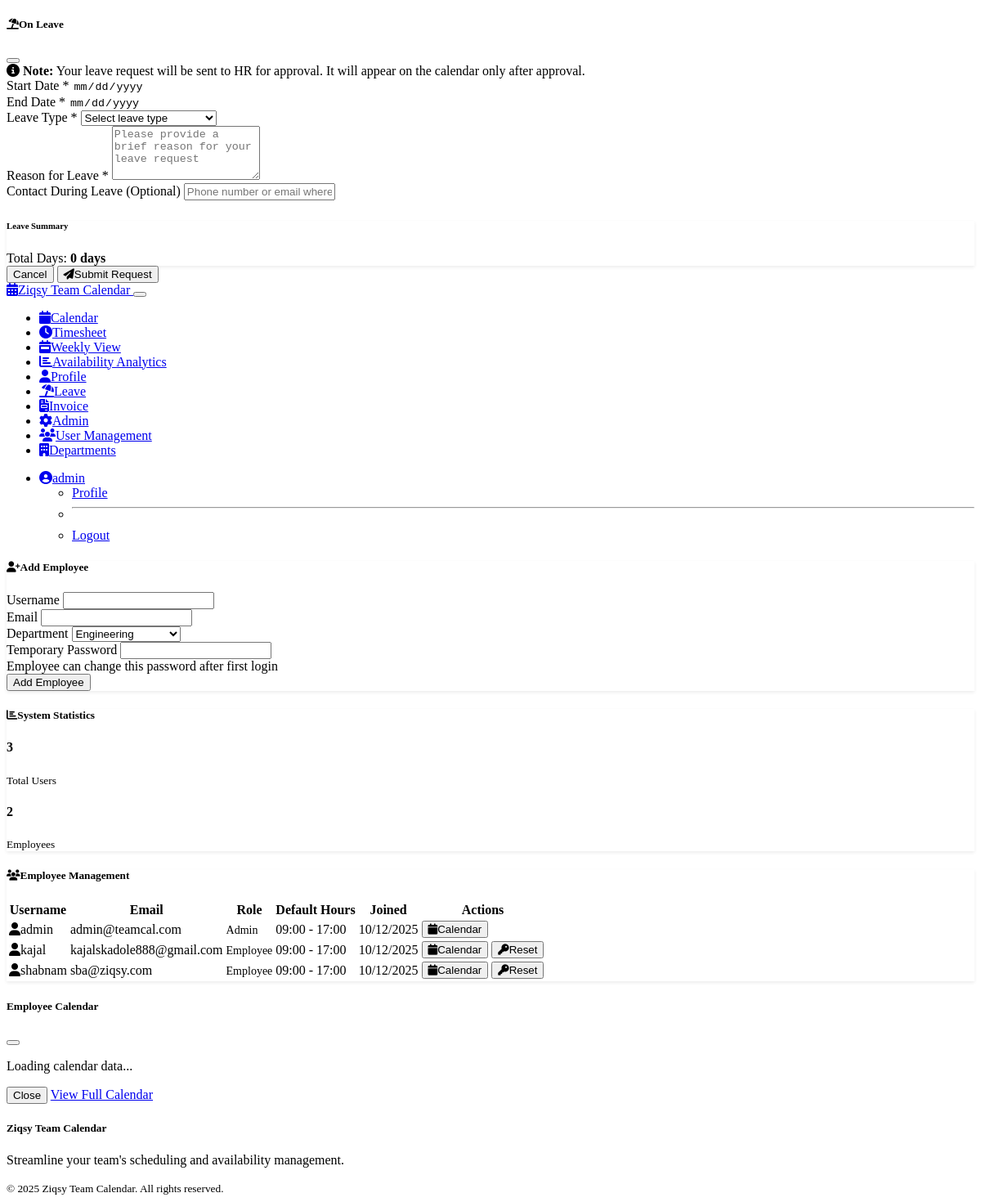
The page /admin (signed in) on the database its author committed.
### models.py (models this page shows, shortened)
class User(UserMixin, db.Model):
    id = db.Column(db.Integer, primary_key=True)
    username = db.Column(db.String(64), unique=True, nullable=False)
    email = db.Column(db.String(120), unique=True, nullable=False)
    password_hash = db.Column(db.String(256), nullable=False)
    is_admin = db.Column(db.Boolean, default=False)
    approval_status = db.Column(db.String(20), default='pending')  # pending, approved, rejected
    approved_by = db.Column(db.Integer, db.ForeignKey('user.id'), nullable=True)  # Admin who approved
    approved_at = db.Column(db.DateTime, nullable=True)
    department_id = db.Column(db.Integer, db.ForeignKey('department.id'), nullable=True)  # User's department
    staff_number = db.Column(db.String(20), unique=True, nullable=True)  # Employee staff number
    hourly_rate = db.Column(db.Numeric(10, 2), default=10.00)  # Hourly pay rate
    standard_hours = db.Column(db.Integer, default=40)  # Standard weekly hours
    overtime_rate = db.Column(db.Numeric(10, 2), default=15.00)  # Overtime hourly rate
    default_start_time = db.Column(db.String(5), default='09:00')  # Format: HH:MM
    default_end_time = db.Column(db.String(5), default='17:00')    # Format: HH:MM
    timezone = db.Column(db.String(50), default='UTC')  # User's timezone (e.g., 'Asia/Kolkata', 'Europe/Berlin', 'Europe/London')
    created_at = db.Column(db.DateTime, default=func.now())
    role=db.Column(db.String(20), default='user')
    availability_slots = db.relationship('AvailabilitySlot', backref='user', lazy=True, cascade='all, delete-orphan')
    busy_slots = db.relationship('BusySlot', backref='user', lazy=True, cascade='all, delete-orphan')
    timesheet_entries = db.relationship('TimesheetEntry', backref='user', lazy=True, cascade='all, delete-orphan')
    user_status = db.relationship('UserStatus', backref='user', lazy=True, uselist=False, cascade='all, delete-orphan')
    manager_id = db.Column(db.Integer, db.ForeignKey('user.id'))
    manager = db.relationship('User', remote_side=[id], backref='team_members', foreign_keys=[manager_id])
    is_hr = db.Column(db.Boolean, default=False)

### routes.py (the view)
@main_bp.route('/admin')
@login_required
def admin():
    if not current_user.is_admin:
        flash('Access denied. Admin privileges required.', 'danger')
        return redirect(url_for('main.calendar'))
    form = AddEmployeeForm()
    users = User.query.all()
    return render_template('admin.html', form=form, users=users)

### forms.py (shortened to what this page needs)
class AddEmployeeForm(FlaskForm):
    username = StringField('Username', validators=[DataRequired(), Length(min=4, max=20)])
    email = StringField('Email', validators=[DataRequired(), Email()])
    department_id = SelectField('Department', coerce=int, validators=[DataRequired()])
    password = PasswordField('Temporary Password', validators=[DataRequired(), Length(min=6)])
    submit = SubmitField('Add Employee')
    def __init__(self, *args, **kwargs):
        super(AddEmployeeForm, self).__init__(*args, **kwargs)
        departments = Department.query.order_by(Department.name).all()
        self.department_id.choices = [(dept.id, dept.name) for dept in departments]

### app.py (called while the page is built)
@login_manager.user_loader
def load_user(user_id):
    from models import User
    return User.query.get(int(user_id))

### templates/admin.html (shortened to what this page needs)
{% extends "base.html" %}
{% block content %}
<div class="row">
    <div class="col-md-4">
        <div class="card">
            <div class="card-header">
                <h5 class="mb-0">
                    <i class="fas fa-user-plus me-2"></i>Add Employee
                </h5>
            </div>
            <div class="card-body">
                <form method="POST" action="{{ url_for('main.add_employee') }}">
                    <div class="mb-3">
                        {{ form.username.label(class="form-label") }}
                        {{ form.username(class="form-control" + (" is-invalid" if form.username.errors else "")) }}
                    </div>
                    <div class="mb-3">
                        {{ form.email.label(class="form-label") }}
                        {{ form.email(class="form-control" + (" is-invalid" if form.email.errors else "")) }}
                    </div>
                    <div class="mb-3">
                        {{ form.department_id.label(class="form-label") }}
                        {{ form.department_id(class="form-select" + (" is-invalid" if form.department_id.errors else "")) }}
                    </div>
                    <div class="mb-3">
                        {{ form.password.label(class="form-label") }}
                        {{ form.password(class="form-control" + (" is-invalid" if form.password.errors else "")) }}
                        <div class="form-text">
                            Employee can change this password after first login
                        </div>
                    </div>
                    <div class="d-grid">
                        {{ form.submit(class="btn btn-primary") }}
                    </div>
                </form>
            </div>
        </div>
        <div class="card mt-3">
            <div class="card-header">
                <h5 class="mb-0">
                    <i class="fas fa-chart-bar me-2"></i>System Statistics
                </h5>
            </div>
            <div class="card-body">
                <div class="row text-center">
                    <div class="col-6">
                        <h4 class="text-primary">{{ users|length }}</h4>
                        <small class="text-muted">Total Users</small>
                    </div>
                    <div class="col-6">
                        <h4 class="text-success">{{ users|selectattr('is_admin', 'equalto', False)|list|length }}</h4>
                        <small class="text-muted">Employees</small>
                    </div>
                </div>
            </div>
        </div>
    </div>
    <div class="col-md-8">
        <div class="card">
            <div class="card-header">
                <h5 class="mb-0">
                    <i class="fas fa-users me-2"></i>Employee Management
                </h5>
            </div>
            <div class="card-body">
                <div class="table-responsive">
                    <table class="table table-hover">
                        <thead>
                            <tr>
                                <th>Username</th>
                                <th>Email</th>
                                <th>Role</th>
                                <th>Default Hours</th>
                                <th>Joined</th>
                                <th>Actions</th>
                            </tr>
                        </thead>
                        <tbody>
                            {% for user in users %}
                            <tr>
                                <td>
                                    <i class="fas fa-user me-2"></i>{{ user.username }}
                                </td>
                                <td>{{ user.email }}</td>
                                <td>
                                    <span class="badge bg-{{ 'danger' if user.is_admin else 'primary' }}">
                                        {{ 'Admin' if user.is_admin else 'Employee' }}
                                    </span>
                                </td>
                                <td>
                                    {% if user.default_start_time and user.default_end_time %}
                                        {{ user.default_start_time }} - {{ user.default_end_time }}
                                    {% else %}
                                        <span class="text-muted">Not set</span>
                                    {% endif %}
                                </td>
                                <td>{{ user.created_at.strftime('%m/%d/%Y') }}</td>
                                <td>
                                    <div class="btn-group btn-group-sm" role="group">
                                        <button type="button" class="btn btn-outline-primary"
                                                onclick="viewUserCalendar({{ user.id }}, '{{ user.username }}')">
                                            <i class="fas fa-calendar me-1"></i>Calendar
                                        </button>
                                        {% if not user.is_admin %}
                                        <button type="button" class="btn btn-outline-danger"
                                                onclick="resetPassword({{ user.id }}, '{{ user.username }}')">
                                            <i class="fas fa-key me-1"></i>Reset
                                        </button>
                                        {% endif %}
                                    </div>
                                </td>
                            </tr>
                            {% endfor %}
                        </tbody>
                    </table>
                </div>
            </div>
        </div>
    </div>
</div>
<div class="modal fade" id="quickViewModal" tabindex="-1">
    <div class="modal-dialog modal-lg">
        <div class="modal-content">
            <div class="modal-header">
                <h5 class="modal-title" id="quickViewTitle">Employee Calendar</h5>
                <button type="button" class="btn-close" data-bs-dismiss="modal"></button>
            </div>
            <div class="modal-body">
                <p id="quickViewMessage">Loading calendar data...</p>
            </div>
            <div class="modal-footer">
                <button type="button" class="btn btn-secondary" data-bs-dismiss="modal">Close</button>
                <a href="{{ url_for('main.calendar') }}" class="btn btn-primary">View Full Calendar</a>
            </div>
        </div>
    </div>
</div>
{% endblock %}

### templates/base.html (shortened to what this page needs)
<!DOCTYPE html>
<html lang="en" data-bs-theme="dark">
<head>
    <link href="https://cdn.replit.com/agent/bootstrap-agent-dark-theme.min.css" rel="stylesheet">
    <link rel="stylesheet" href="https://cdnjs.cloudflare.com/ajax/libs/font-awesome/6.4.0/css/all.min.css">
    <link href='https://cdn.jsdelivr.net/npm/fullcalendar@6.1.8/main.min.css' rel='stylesheet' />
    <link rel="stylesheet" href="{{ url_for('static', filename='css/custom.css') }}">
</head>
<body>
    {% include 'includes/leave_request_modal.html' %}
    <nav class="navbar navbar-expand-lg navbar-dark bg-dark">
        <div class="container">
            <a class="navbar-brand" href="{{ url_for('main.index') }}">
                <i class="fas fa-calendar-alt me-2"></i>Ziqsy Team Calendar
            </a>
            <button class="navbar-toggler" type="button" data-bs-toggle="collapse" data-bs-target="#navbarNav">
            </button>
            <div class="collapse navbar-collapse" id="navbarNav">
                <ul class="navbar-nav me-auto">
                    {% if current_user.is_authenticated %}
                    <li class="nav-item">
                        <a class="nav-link" href="{{ url_for('main.calendar') }}">
                            <i class="fas fa-calendar me-1"></i>Calendar
                        </a>
                    </li>
                    <li class="nav-item">
                        <a class="nav-link" href="{{ url_for('main.timesheet') }}">
                            <i class="fas fa-clock me-1"></i>Timesheet
                        </a>
                    </li>
                    <li class="nav-item">
                        <a class="nav-link" href="{{ url_for('main.weekly_timesheet') }}">
                            <i class="fas fa-calendar-week me-1"></i>Weekly View
                        </a>
                    </li>
                    {% if current_user.is_admin %}
                    <li class="nav-item">
                        <a class="nav-link" href="{{ url_for('main.availability_analytics_page') }}">
                            <i class="fas fa-chart-bar me-1"></i>Availability Analytics
                        </a>
                    </li>
                    {% endif %}
                    <li class="nav-item">
                        <a class="nav-link" href="{{ url_for('main.profile') }}">
                            <i class="fas fa-user me-1"></i>Profile
                        </a>
                    </li>
                    <li class="nav-item">
                        <a class="nav-link" href="{{ url_for('main.leave_requests_page') }}">
                            <i class="fas fa-umbrella-beach me-1"></i>Leave
                        </a>
                    </li>
                    <li class="nav-item">
                        <a class="nav-link" href="{{ url_for('main.generate_invoice', user_id=current_user.id) }}">
                            <i class="fas fa-file-invoice me-1"></i>Invoice
                        </a>
                    </li>
                    {% if current_user.is_admin %}
                    <li class="nav-item">
                        <a class="nav-link" href="{{ url_for('main.admin') }}">
                            <i class="fas fa-cog me-1"></i>Admin
                        </a>
                    </li>
                    <li class="nav-item">
                        <a class="nav-link" href="{{ url_for('main.admin_users') }}">
                            <i class="fas fa-users me-1"></i>User Management
                        </a>
                    </li>
                    <li class="nav-item">
                        <a class="nav-link" href="{{ url_for('main.admin_departments') }}">
                            <i class="fas fa-building me-1"></i>Departments
                        </a>
                    </li>
                    {% endif %}
                    {% endif %}
                </ul>
                <ul class="navbar-nav">
                    {% if current_user.is_authenticated %}
                    <li class="nav-item dropdown">
                        <a class="nav-link dropdown-toggle" href="#" id="navbarDropdown" role="button" data-bs-toggle="dropdown">
                            <i class="fas fa-user-circle me-1"></i>{{ current_user.username }}
                        </a>
                        <ul class="dropdown-menu">
                            <li><a class="dropdown-item" href="{{ url_for('main.profile') }}">Profile</a></li>
                            <li><hr class="dropdown-divider"></li>
                            <li><a class="dropdown-item" href="{{ url_for('main.logout') }}">Logout</a></li>
                        </ul>
                    </li>
                    {% endif %}
                </ul>
            </div>
        </div>
    </nav>
    <main class="container my-4">
        {% block content %}{% endblock %}
    </main>
    <footer class="bg-dark text-light py-4 mt-5">
        <div class="container">
            <div class="row">
                <div class="col-md-6">
                    <h5>Ziqsy Team Calendar</h5>
                    <p class="mb-0">Streamline your team's scheduling and availability management.</p>
                </div>
                <div class="col-md-6 text-md-end">
                    <small>&copy; 2025 Ziqsy Team Calendar. All rights reserved.</small>
                </div>
            </div>
        </div>
    </footer>
</body>
</html>

### static/css/custom.css (style rules this page uses)
.card { box-shadow: 0 0.125rem 0.25rem rgba(0, 0, 0, 0.075); transition: box-shadow 0.15s ease-in-out; }
.badge { font-size: 0.875em; }
.modal-content { border: 1px solid var(--bs-border-color); }

### rows shown on the page
User: username "admin", email "admin@teamcal.com", is_admin "Admin", default_start_time "09:00", default_end_time "17:00", created_at "10/12/2025"
User: username "kajal", email "kajalskadole888@gmail.com", is_admin "Employee", default_start_time "09:00", default_end_time "17:00", created_at "10/12/2025"
User: username "shabnam", email "sba@ziqsy.com", is_admin "Employee", default_start_time "09:00", default_end_time "17:00", created_at "10/12/2025"

### other values the page prints
{{ users|length }} "3"
{{ users|selectattr('is_admin', 'equalto', False)|list|length }} "2"
